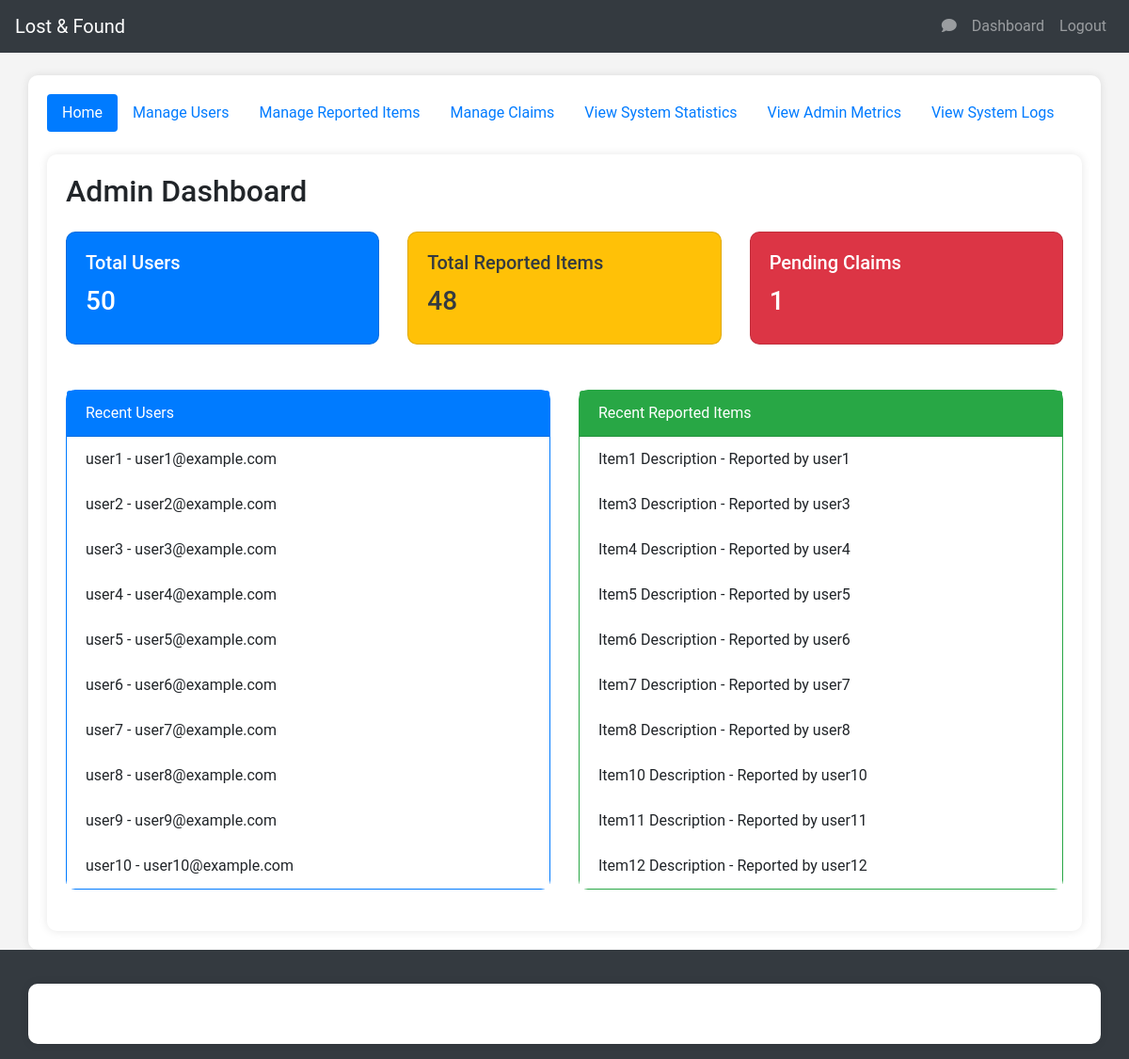
The app's page /admin/dashboard (signed in) with its own data.
### models.py (models this page shows, shortened)
class User(UserMixin, db.Model):
    id = db.Column(db.Integer, primary_key=True)
    first_name = db.Column(db.String(80), unique=False, nullable=False)
    last_name = db.Column(db.String(80), unique=False, nullable=False)
    username = db.Column(db.String(80), unique=True, nullable=False)
    created_at = db.Column(db.DateTime, default=datetime.utcnow)
    email = db.Column(db.String(120), unique=True, nullable=False, index=True, info={'unique_constraint': 'uq_email'})
    phone = db.Column(db.String(20), unique=True, nullable=False)
    password = db.Column(db.String(128), nullable=False)
    is_admin = db.Column(db.Boolean, default=False)
    last_login = db.Column(db.DateTime, nullable=True)
    is_active = db.Column(db.Boolean, default=True)
    email_verified = db.Column(db.Boolean, nullable=False, default=False)
    items = db.relationship('Item', backref='reporter', lazy=True)
    profile_visibility = db.Column(db.String(50), default='public', nullable=False)
    sent_messages = db.relationship('Message', foreign_keys='Message.sender_id', backref='sender', lazy='dynamic')
    received_messages = db.relationship('Message', foreign_keys='Message.receiver_id', backref='receiver',
                                        lazy='dynamic')
    claims = db.relationship('Claim', back_populates='user')
    PROFILE_VISIBILITY_CHOICES = ['public', 'private']

class Item(db.Model):
    id = db.Column(db.Integer, primary_key=True)
    name = db.Column(db.String(100), nullable=False, index=True)  # Added index
    description = db.Column(db.String(300), nullable=False, index=True)  # Added index
    category = db.Column(db.String(100), nullable=False, index=True)  # Added index
    location = db.Column(db.String(200), nullable=False, index=True)  # Added index
    time = db.Column(db.DateTime, nullable=False, default=datetime.utcnow)
    created_at = db.Column(db.DateTime, nullable=False, default=datetime.utcnow)
    is_verified = db.Column(db.Boolean, default=False, nullable=False)
    type = db.Column(db.String(10), nullable=False, index=True)  # This will store values "lost" or "found"
    image_file = db.Column(db.String(20), nullable=True, default='default.jpg')
    user_id = db.Column(db.Integer, db.ForeignKey('user.id'), nullable=False)
    claims = db.relationship('Claim', back_populates='item')

### app.py (the view)
@app.route('/admin/dashboard')
@login_required
@admin_required
def admin_dashboard():
    try:
        claim_page = request.args.get('claim_page', 1, type=int)
        user_page = request.args.get('user_page', 1, type=int)
        item_page = request.args.get('item_page', 1, type=int)
        claims = Claim.query.filter_by(claim_status='PENDING').paginate(page=claim_page, per_page=10)
        users = User.query.paginate(page=user_page, per_page=10)
        items = Item.query.paginate(page=item_page, per_page=10)
        return render_template('admin_dashboard.html', users=users, items=items, User=User, claims=claims,
                               active_page='admin_dashboard')
    except Exception as e:
        print(f"Error occurred: {e}")
        flash('An error occurred. Please try again later.', 'error')
        return redirect(url_for('admin_dashboard'))

### app.py (called while the page is built)
@app.before_request
def before_request():
    flask.g.start_time = time.time()

@app.after_request
def increment_request_count(response):
    http_requests_total.labels(method=request.method, endpoint=request.endpoint).inc()
    request_duration_seconds.observe(time.time() - flask.g.start_time)
    return response

@app.before_request
def make_session_permanent():
    session.permanent = True
    app.permanent_session_lifetime = timedelta(minutes=15)
    session.modified = True

@login_manager.user_loader
def load_user(user_id):
    return User.query.get(int(user_id))

@app.before_request
def before_request():
    if current_user.is_authenticated:
        g.unread_messages_count = Message.query.filter_by(receiver_id=current_user.id, is_read=False).count()
    else:
        g.unread_messages_count = 0

@app.context_processor
def inject_unread_messages_count():
    if current_user.is_authenticated:
        unread_messages_count = Message.query.filter_by(receiver_id=current_user.id, is_read=False).count()
    else:
        unread_messages_count = 0
    return dict(unread_messages_count=unread_messages_count)

def admin_required(f):
    @wraps(f)
    def decorated_function(*args, **kwargs):
        if not current_user.is_admin:
            abort(403)  # Forbidden access
        return f(*args, **kwargs)
    return decorated_function

### templates/admin_dashboard.html (shortened to what this page needs)
{% extends "base.html" %}
{% block content %}
{% include 'admin_navbar.html' %}
<div class="container mt-4">
    <h2 class="mb-4">Admin Dashboard</h2>
    <div class="row mb-4">
        <div class="col-md-4">
            <div class="card bg-primary text-white mb-4">
                <div class="card-body">
                    <h5 class="card-title">Total Users</h5>
                    <p class="h3">{{ users.total }}</p>
                </div>
            </div>
        </div>
        <div class="col-md-4">
            <div class="card bg-warning text-dark mb-4">
                <div class="card-body">
                    <h5 class="card-title">Total Reported Items</h5>
                    <p class="h3">{{ items.total }}</p>
                </div>
            </div>
        </div>
        <div class="col-md-4">
            <div class="card bg-danger text-white mb-4">
                <div class="card-body">
                    <h5 class="card-title">Pending Claims</h5>
                    <p class="h3">{{ claims.total }}</p>
                </div>
            </div>
        </div>
    </div>
    <div class="row">
        <div class="col-md-6 mb-4">
            <div class="card h-100 border-primary">
                <div class="card-header bg-primary text-white">Recent Users</div>
                <ul class="list-group list-group-flush">
                    {% if users.items %}
                    {% for user in users.items %}
                    <li class="list-group-item">{{ user.username }} - {{ user.email }}</li>
                    {% endfor %}
                    {% else %}
                    <li class="list-group-item">No recent users</li>
                    {% endif %}
                </ul>
            </div>
        </div>
        <div class="col-md-6 mb-4">
            <div class="card h-100 border-success">
                <div class="card-header bg-success text-white">Recent Reported Items</div>
                <ul class="list-group list-group-flush">
                    {% if items.items %}
                    {% for item in items.items %}
                    {% set user = User.query.get(item.user_id) %}
                    <li class="list-group-item">{{ item.description }} - Reported by {{ user.username }}</li>
                    {% endfor %}
                    {% else %}
                    <li class="list-group-item">No recent reported items</li>
                    {% endif %}
                </ul>
            </div>
        </div>
    </div>
</div>
{% endblock %}

### templates/base.html (shortened to what this page needs)
<!DOCTYPE html>
<html lang="en">
<head>
    <link rel="stylesheet" href="https://maxcdn.bootstrapcdn.com/bootstrap/4.5.2/css/bootstrap.min.css">
    <link rel="stylesheet" href="https://cdnjs.cloudflare.com/ajax/libs/font-awesome/5.15.3/css/all.min.css">
    <link rel="stylesheet" href="../static/css/styles.css">
</head>
<body>
<nav class="navbar navbar-expand-lg navbar-dark bg-dark sticky-top">
    <a class="navbar-brand" href="/">Lost & Found</a>
    <div class="collapse navbar-collapse" id="navbarNav">
        <ul class="navbar-nav ml-auto">
            {% if current_user.is_authenticated %}
            <li class="nav-item">
                <a class="nav-link" href="{{ url_for('all_conversations') }}">
                    <i class="fas fa-comment"></i>
                </a>
            </li>
            <li class="nav-item">
                <a class="nav-link" href="{{ url_for('dashboard') }}">Dashboard
                </a>
            </li>
            <li class="nav-item">
                <a class="nav-link" href="{{ url_for('logout') }}">Logout</a>
            </li>
            {% endif %}
        </ul>
    </div>
</nav>
<main class="container mt-4">
    {% block content %}{% endblock %}
</main>
<footer class="footer mt-auto py-3 bg-dark text-white">
    <div class="container text-center">
        <span>&copy; 2023 Lost & Found Portal</span>
    </div>
</footer>
</body>
</html>

### templates/admin_navbar.html
<div class="mb-4">
    <nav class="nav nav-pills">
        <a class="nav-link {{ 'active' if active_page == 'admin_dashboard' else '' }}"
           href="{{ url_for('admin_dashboard') }}">Home</a>
        <a class="nav-link {{ 'active' if active_page == 'manage_users' else '' }}"
           href="{{ url_for('manage_users') }}">Manage Users</a>
        <a class="nav-link {{ 'active' if active_page == 'manage_items' else '' }}"
           href="{{ url_for('manage_items') }}">Manage Reported Items</a>
        <a class="nav-link {{ 'active' if active_page == 'manage_claims' else '' }}"
           href="{{ url_for('manage_claims') }}">Manage Claims</a>
        <a class="nav-link {{ 'active' if active_page == 'statistics' else '' }}" href="{{ url_for('statistics') }}">View
            System Statistics</a>
        <a class="nav-link {{ 'active' if active_page == 'admin_metrics' else '' }}"
           href="{{ url_for('admin_metrics') }}">View Admin Metrics</a>
        <a class="nav-link {{ 'active' if active_page == 'logs_and_audits' else '' }}" href="{{ url_for('logs_and_audits') }}">View
            System Logs</a>
    </nav>
</div>

### templates/admin_dashboard.html (style rules this page uses)
body { font-family: 'Roboto', sans-serif; background-color: #f4f4f4; }
.container { margin-top: 20px; background-color: #fff; padding: 20px; border-radius: 10px; box-shadow: 0px 0px 10px 0px rgba(0, 0, 0, 0.1); }
.card { border-radius: 10px; transition: transform .2s; }
.card-header { border-top-left-radius: 10px; border-top-right-radius: 10px; }
.list-group-item { border: none; }

### records on screen
User: username "user1", email "user1@example.com"
User: username "user2", email "user2@example.com"
User: username "user3", email "user3@example.com"
User: username "user4", email "user4@example.com"
User: username "user5", email "user5@example.com"
User: username "user6", email "user6@example.com"
User: username "user7", email "user7@example.com"
User: username "user8", email "user8@example.com"
User: username "user9", email "user9@example.com"
User: username "user10", email "user10@example.com"
Item: description "Item1 Description"
Item: description "Item3 Description"
Item: description "Item4 Description"
Item: description "Item5 Description"
Item: description "Item6 Description"
Item: description "Item7 Description"
Item: description "Item8 Description"
Item: description "Item10 Description"
Item: description "Item11 Description"
User: username "user11"
Item: description "Item12 Description"
User: username "user12"

### other values on screen
{{ users.total }} "50"
{{ items.total }} "48"
{{ claims.total }} "1"
